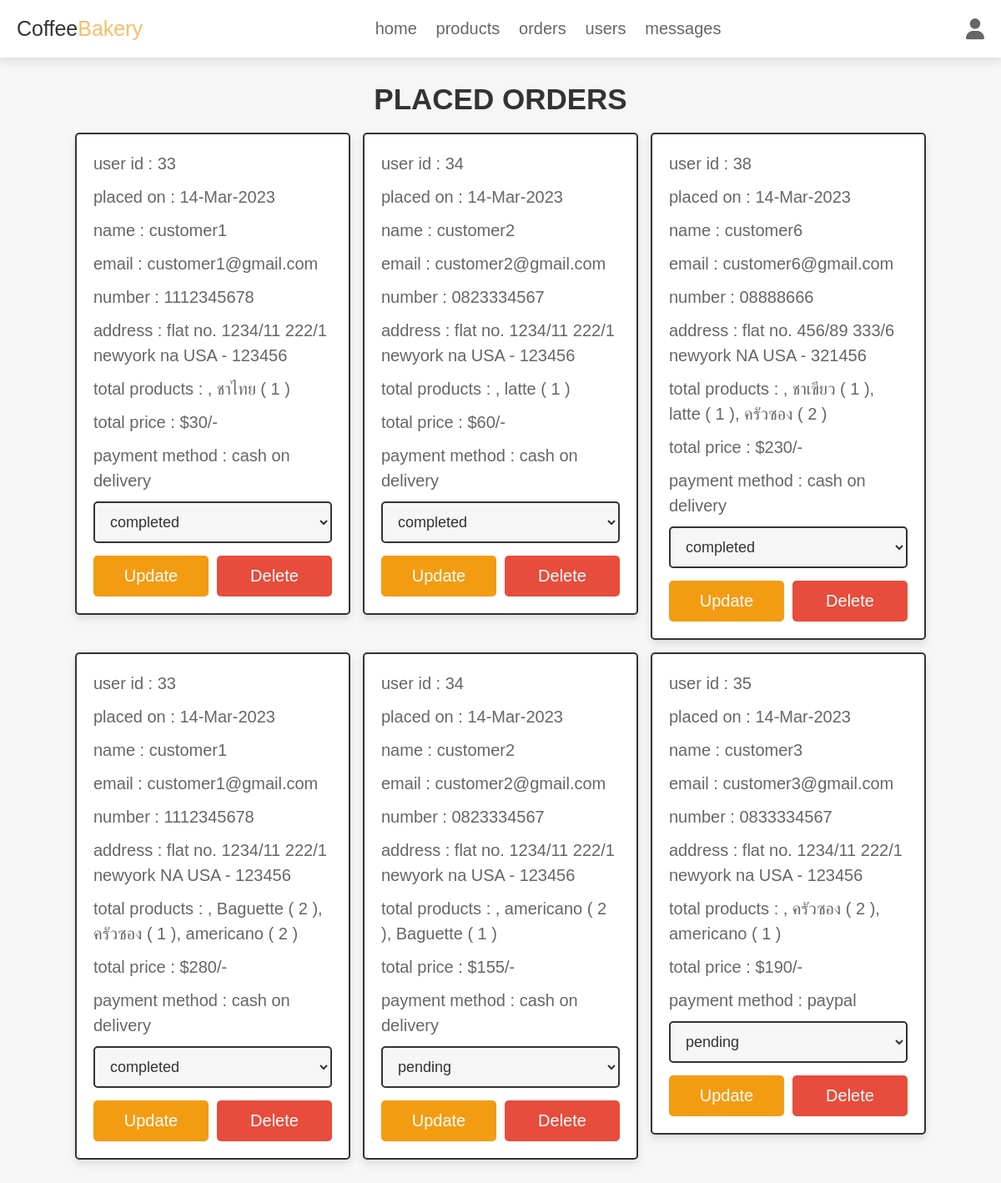
/admin_orders.php (signed in), run on the app's committed database.
### tables this page shows
CREATE TABLE `orders` (
  `id` int(100) NOT NULL,
  `user_id` int(100) NOT NULL,
  `name` varchar(100) NOT NULL,
  `number` varchar(12) NOT NULL,
  `email` varchar(100) NOT NULL,
  `method` varchar(50) NOT NULL,
  `address` varchar(500) NOT NULL,
  `total_products` varchar(1000) NOT NULL,
  `total_price` int(100) NOT NULL,
  `total_cost` int(100) NOT NULL,
  `placed_on` varchar(50) NOT NULL,
  `payment_status` varchar(20) NOT NULL DEFAULT 'pending'
);

### admin_orders.php (the view, shortened to what this page needs)
<?php
@include 'config.php';
?>
<!DOCTYPE html>
<html lang="en">
<head>
   <link rel="stylesheet" href="https://cdnjs.cloudflare.com/ajax/libs/font-awesome/6.1.1/css/all.min.css">
   <link rel="stylesheet" href="css/admin_style.css">
</head>
<body>
<?php include 'admin_header.php'; ?>
<section class="placed-orders">
   <h1 class="title">placed orders</h1>
   <div class="box-container">
      <?php
         $select_orders = $conn->prepare("SELECT * FROM `orders`");
         $select_orders->execute();
         if($select_orders->rowCount() > 0){
            while($fetch_orders = $select_orders->fetch(PDO::FETCH_ASSOC)){
      ?>
      <div class="box">
         <p> user id : <span><?= $fetch_orders['user_id']; ?></span> </p>
         <p> placed on : <span><?= $fetch_orders['placed_on']; ?></span> </p>
         <p> name : <span><?= $fetch_orders['name']; ?></span> </p>
         <p> email : <span><?= $fetch_orders['email']; ?></span> </p>
         <p> number : <span><?= $fetch_orders['number']; ?></span> </p>
         <p> address : <span><?= $fetch_orders['address']; ?></span> </p>
         <p> total products : <span><?= $fetch_orders['total_products']; ?></span> </p>
         <p> total price : <span>$<?= $fetch_orders['total_price']; ?>/-</span> </p>
         <p> payment method : <span><?= $fetch_orders['method']; ?></span> </p>
         <form action="" method="POST">
            <select name="update_payment" class="drop-down">
               <option value="" selected disabled><?= $fetch_orders['payment_status']; ?></option>
            </select>
            <div class="flex-btn">
               <input type="submit" name="update_order" class="option-btn" value="update">
               <a href="admin_orders.php?delete=<?= $fetch_orders['id']; ?>" class="delete-btn" onclick="return confirm('delete this order?');">delete</a>
            </div>
         </form>
      </div>
      <?php
         }
      }else{
         echo '<p class="empty">no orders placed yet!</p>';
      }
      ?>
   </div>
</section>
</body>
</html>

### css/admin_style.css (style rules this page uses)
.placed-orders .box-container { display: grid; grid-template-columns: repeat(auto-fit, 33rem); gap:1.5rem; align-items: flex-start; justify-content:center; }
.placed-orders .box-container .box { border:var(--border); box-shadow: var(--box-shadow); background-color: var(--white); border-radius: .5rem; padding:2rem; }
.placed-orders .box-container .box p { margin-bottom: 1rem; line-height: 1.5; font-size: 2rem; color:var(--light-color); }
.placed-orders .box-container .box p span { color:var(--green); }
.placed-orders .box-container .box .drop-down { width: 100%; padding:1.2rem 1.4rem; font-size: 1.8rem; border:var(--border); border-radius: .5rem; background-color: var(--light-bg); margin-bottom: .5rem; }

### css/components.css (style rules this page uses)
:root { ---green: rgb(247, 190, 105); --orange:#f39c12; --red:#e74c3c; --black:#333; --light-color:#666; --white:#fff; --light-bg:#f6f6f6; --border:.2rem solid var(--black); --box-shadow:0 .5rem 1rem rgba(0,0,0,.1); }
* { font-family: 'Rubik', sans-serif; margin:0; padding:0; box-sizing: border-box; outline: none; border:none; text-decoration: none; color:var(--black); }
body { background-color: var(--light-bg); }
html { font-size: 62.5%; overflow-x: hidden; scroll-behavior: smooth; scroll-padding-top: 6.5rem; }
section { padding:3rem 2rem; max-width: 1200px; margin:0 auto; }
.btn, .delete-btn, .option-btn { display: block; width: 100%; margin-top: 1rem; border-radius: .5rem; color:var(--white); font-size: 2rem; padding:1.3rem 3rem; text-transform: capitalize; cursor: pointer; text-align: center; }
.delete-btn { background-color: var(--red); }
.option-btn { background-color: var(--orange); }
.flex-btn { display: flex; flex-wrap: wrap; gap:1rem; }
.flex-btn > * { flex:1; }
.title { text-align: center; margin-bottom: 2rem; text-transform: uppercase; color:var(--black); font-size: 3.5rem; }

### data on the page
orders: user "33", placed_on "14-Mar-2023", name "customer1", email "customer1@gmail.com", number "1112345678", address "flat no. 1234/11 222/1 newyork na USA - 123456", total_products ", ชาไทย ( 1 )", total_price "30", method "cash on delivery", update_payment "completed"
orders: user "34", placed_on "14-Mar-2023", name "customer2", email "customer2@gmail.com", number "0823334567", address "flat no. 1234/11 222/1 newyork na USA - 123456", total_products ", latte ( 1 )", total_price "60", method "cash on delivery", update_payment "completed"
orders: user "38", placed_on "14-Mar-2023", name "customer6", email "customer6@gmail.com", number "08888666", address "flat no. 456/89 333/6 newyork NA USA - 321456", total_products ", ชาเขียว ( 1 ), latte ( 1 ), ครัวซอง ( 2 )", total_price "230", method "cash on delivery", update_payment "completed"
orders: user "33", placed_on "14-Mar-2023", name "customer1", email "customer1@gmail.com", number "1112345678", address "flat no. 1234/11 222/1 newyork NA USA - 123456", total_products ", Baguette ( 2 ), ครัวซอง ( 1 ), americano ( 2 )", total_price "280", method "cash on delivery", update_payment "completed"
orders: user "34", placed_on "14-Mar-2023", name "customer2", email "customer2@gmail.com", number "0823334567", address "flat no. 1234/11 222/1 newyork na USA - 123456", total_products ", americano ( 2 ), Baguette ( 1 )", total_price "155", method "cash on delivery", update_payment "pending"
orders: user "35", placed_on "14-Mar-2023", name "customer3", email "customer3@gmail.com", number "0833334567", address "flat no. 1234/11 222/1 newyork na USA - 123456", total_products ", ครัวซอง ( 2 ), americano ( 1 )", total_price "190", method "paypal", update_payment "pending"
